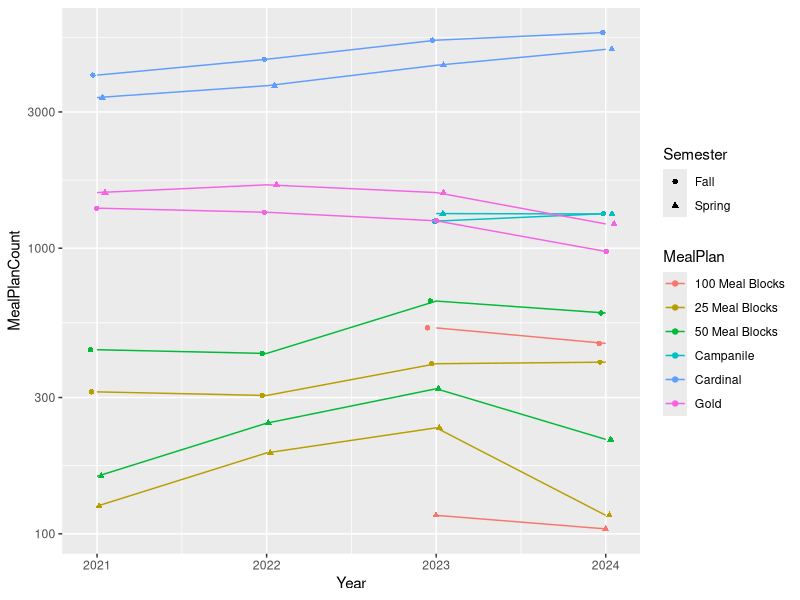

Recreate this plot in R.
## ---- chunk 1
library(knitr)
data <- read.csv("../data_folder/clean/CurrentDiningData.csv")

kable(data[1:5, ], caption = "ISU Dining Data")

## ---- chunk 2
data <- read.csv("../data_folder/clean/CleanRegents.csv")
data1 <- data[,2:4]
kable(data1, caption = "Iowa Board of Regents Enrollment Data")

## ---- chunk 3
data <- read.csv("../data_folder/clean/HousingPopulations.csv")
kable(data[1:5,], caption = "Department of Residence, Housing Populations")
## ---- chunk 4
library(ggplot2)
library(dplyr)
# read in the data
dining <- read.csv("../data_folder/clean/CurrentDiningData.csv")
regents <- read.csv("../data_folder/clean/CleanRegents.csv")
# make `MealPlan` and `Term` factors, and `Term` numerical from 1-8 for their corresponding factor levels
# calculate price for each semester (price.year/2)
dining <- dining %>%
  mutate(MealPlan = factor(dining$Meal.Plan.Description),
         Term = as.numeric(factor(dining$Term.Session.Description, 
                                  levels = c("Fall 2021", "Spring 2022", "Fall 2022", "Spring 2023", 
                                             "Fall 2023", "Spring 2024", "Fall 2024", "Spring 2025"))),
         Price = Price.Year/2
  )

# make frequency table for MealPlan and Term

counts <- as.data.frame(table(dining$MealPlan, dining$Term)) %>%
  rename(MealPlan = Var1, Term = Var2, MealPlanCount = Freq) %>%
  mutate(Term = as.numeric(Term), 
         MealPlanCount = ifelse(MealPlanCount==0, NA, MealPlanCount))

undergradCounts <- regents %>%
  filter(Student.Classification=="Undergraduate") %>%
  dplyr::select(Year, count) %>%
  slice(rep(1:n(), each=2)) %>%
  mutate(Term = c(1:8),
         UndergradCount=count) %>%
  dplyr::select(-count)

data.final <- counts %>%
  left_join(dining %>% dplyr::select(MealPlan, Term, Price) %>% distinct(), by = c("MealPlan", "Term")) %>%
  dplyr::select(MealPlan, Term, Price, MealPlanCount) %>%
  left_join(undergradCounts, by="Term") %>%
  mutate(Semester = ifelse(Term %% 2 == 0, "Spring", "Fall")) %>%
  dplyr::select(MealPlan, Term, Semester, Year, MealPlanCount, UndergradCount)
g <- ggplot(data.final,
            aes(x = Year,
                y = MealPlanCount,
                color = MealPlan,
                shape = Semester,
                group = interaction(MealPlan, Semester))) + 
  geom_point(position = position_jitterdodge(
    jitter.width = 0.1, jitter.height = 0,
    dodge.width = 0.1)) +
  geom_line() + 
  scale_y_log10()

g
## ---- chunk 5
data.clean <- na.omit(data.final)
finalModel <- glm(MealPlanCount ~ MealPlan + Semester + Year + UndergradCount,
                  data=data.clean, family=poisson(link="log"))

summary(finalModel)
## ---- chunk 6
cat('
<div style="float: right; width: 140px; margin-left: 15px;">
  <img src="dashboard.png" style="width: 100%;">
</div>
')
